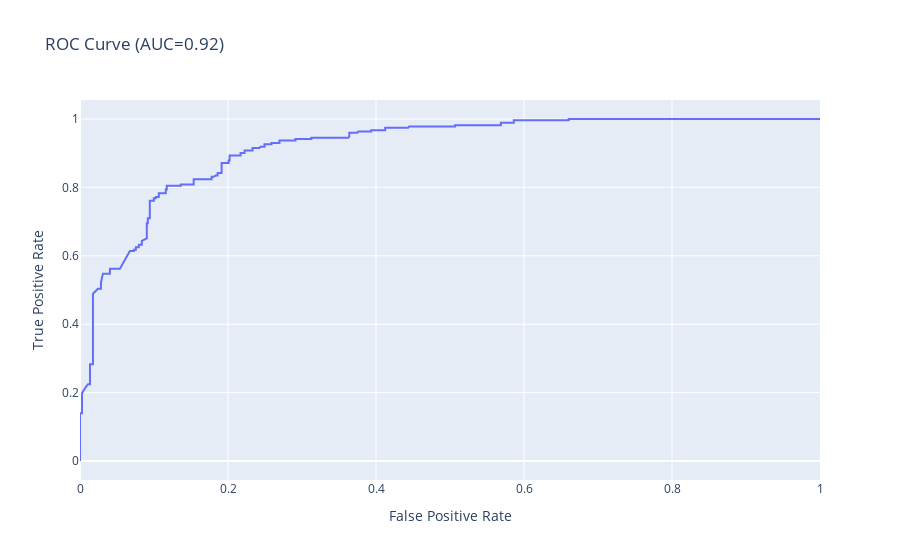

Notebook code for this chart:
### Markdown cell above
<h1 style="text-align:center;color:red;">Curva ROC </h1>

### Code cell
#versao 1

X = df_new.drop(columns=["risklevel_classify"])
y = df_new["risklevel_classify"]
y_binary = label_binarize(y, classes=[0, 1, 2])
n_classes = y_binary.shape[1]


model = LogisticRegression()
model.fit(X, y_binary[:, 2])
y_score = model.predict_proba(X)[:, 1]
fpr, tpr, _ = roc_curve(y_binary[:, 2], y_score)
roc_auc = auc(fpr, tpr)

fig = px.line(x=fpr, y=tpr, title=f'ROC Curve (AUC={roc_auc:.2f})', labels={'x':'False Positive Rate', 'y':'True Positive Rate'})
fig.show()

### Figure 1 — Plotly figure (JSON) as saved in the notebook; plotly's stock layout.template omitted (floating-point values rounded to 4 significant figures; data arrays with more than 128 entries replaced by an {"elided": "..."} marker saying what was removed)
{"data": [{"hovertemplate": "False Positive Rate=%{x}<br>True Positive Rate=%{y}<extra></extra>", "legendgroup": "", "line": {"color": "#636efa", "dash": "solid"}, "marker": {"symbol": "circle"}, "mode": "lines", "name": "", "orientation": "v", "showlegend": false, "type": "scatter", "x": {"elided": "329 float values"}, "xaxis": "x", "y": {"elided": "329 float values"}, "yaxis": "y"}], "layout": {"legend": {"tracegroupgap": 0}, "title": {"text": "ROC Curve (AUC=0.92)"}, "xaxis": {"anchor": "y", "domain": [0, 1], "title": {"text": "False Positive Rate"}}, "yaxis": {"anchor": "x", "domain": [0, 1], "title": {"text": "True Positive Rate"}}}}
